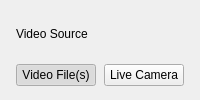
                <widget class="QFrame" name="cardVideoSource">
                 <property name="cssClass" stdset="0">
                  <string>card</string>
                 </property>
                 <property name="frameShape">
                  <enum>QFrame::NoFrame</enum>
                 </property>
                 <layout class="QVBoxLayout" name="layout_25">
                  <property name="spacing">
                   <number>8</number>
                  </property>
                  <property name="leftMargin">
                   <number>16</number>
                  </property>
                  <property name="topMargin">
                   <number>12</number>
                  </property>
                  <property name="rightMargin">
                   <number>16</number>
                  </property>
                  <property name="bottomMargin">
                   <number>14</number>
                  </property>
                  <item>
                   <widget class="QLabel" name="qlabel_12">
                    <property name="text">
                     <string>Video Source</string>
                    </property>
                    <property name="cssClass" stdset="0">
                     <string>cardTitle</string>
                    </property>
                   </widget>
                  </item>
                  <item>
                   <layout class="QHBoxLayout" name="layout_26">
                    <property name="spacing">
                     <number>8</number>
                    </property>
                    <item>
                     <widget class="QPushButton" name="btnSourceFiles">
                      <property name="text">
                       <string>Video File(s)</string>
                      </property>
                      <property name="cssClass" stdset="0">
                       <string>segment</string>
                      </property>
                      <property name="checkable">
                       <bool>true</bool>
                      </property>
                      <property name="checked">
                       <bool>true</bool>
                      </property>
                      <property name="autoExclusive">
                       <bool>true</bool>
                      </property>
                      <property name="sizePolicy">
                       <sizepolicy hsizetype="Expanding" vsizetype="Fixed">
                        <horstretch>0</horstretch>
                        <verstretch>0</verstretch>
                       </sizepolicy>
                      </property>
                     </widget>
                    </item>
                    <item>
                     <widget class="QPushButton" name="btnSourceCamera">
                      <property name="text">
                       <string>Live Camera</string>
                      </property>
                      <property name="cssClass" stdset="0">
                       <string>segment</string>
                      </property>
                      <property name="checkable">
                       <bool>true</bool>
                      </property>
                      <property name="autoExclusive">
                       <bool>true</bool>
                      </property>
                      <property name="sizePolicy">
                       <sizepolicy hsizetype="Expanding" vsizetype="Fixed">
                        <horstretch>0</horstretch>
                        <verstretch>0</verstretch>
                       </sizepolicy>
                      </property>
                     </widget>
                    </item>
                   </layout>
                  </item>
                 </layout>
                </widget>
